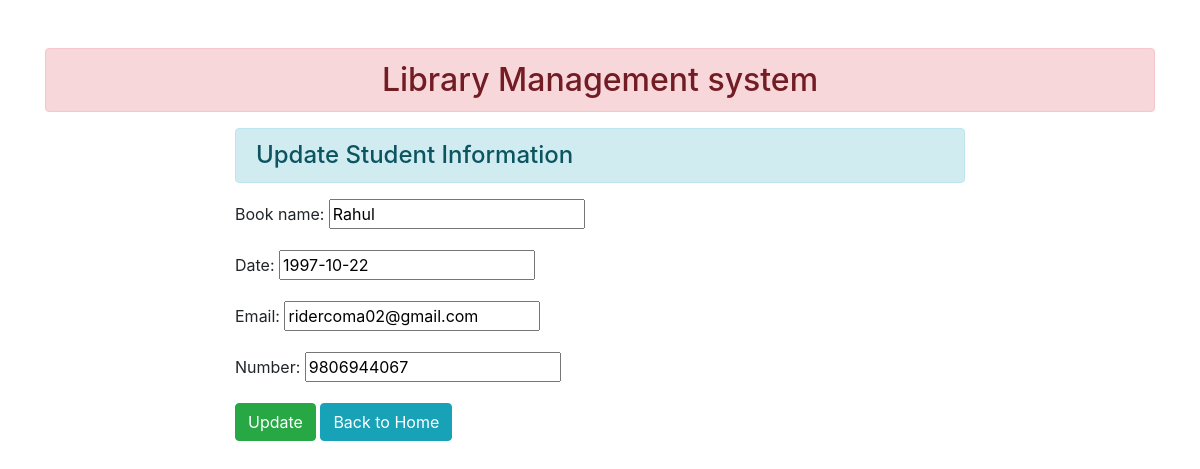
Page /7/ on the committed database.
### enroll/models.py (models this page shows)
class User(models.Model):
    book_name = models.CharField(max_length=70)
    date = models.DateField(max_length=100)
    email = models.EmailField(max_length=100, unique=True)
    number = models.CharField(max_length=100)

### enroll/views.py (the view)
# urls.py: path('<int:id>/', views.update_data, name="updatedata"),
def update_data(request, id):
 if request.method == 'POST':
  pi = User.objects.get(pk=id)
  fm = StudentRegistration(request.POST, instance=pi)
  if fm.is_valid():
   fm.save()
 else:
  pi = User.objects.get(pk=id)
  fm = StudentRegistration(instance=pi)
 return render(request, 'enroll/updatestudent.html', {'form':fm})

### enroll/forms.py
class StudentRegistration(forms.ModelForm):
    class Meta:
      model = User
      fields = ['book_name', 'date', 'email', 'number']
      Widgets = {'book_name': forms.TextInput(attrs={'class':'form-control'}),
                 'date': forms.DateInput(attrs={'class':'form-control'}),
                 'email': forms.EmailInput(attrs={'class':'form-control'}),
                 'number': forms.NumberInput(attrs={'class':'form-control'}),
                }

### enroll/templates/enroll/updatestudent.html (shortened to what this page needs)
{% extends 'enroll/base.html' %}
{% block content %}
 <div class="row">
  <div class="col-sm-8 offset-2">
   <h4 class="alert alert-info">Update Student Information</h4>
   <form action="" method="post">
    {{form.as_p}}
    <input type="submit" class="btn btn-success" value="Update">
    <a href="{% url 'addandshow'%}" class="btn btn-info">Back to Home</a>
   </form>
  </div>
 </div>
{% endblock content %}

### rows in the picture
User: book_name "Rahul", date "1997-10-22", email "ridercoma02@gmail.com", number "9806944067"
